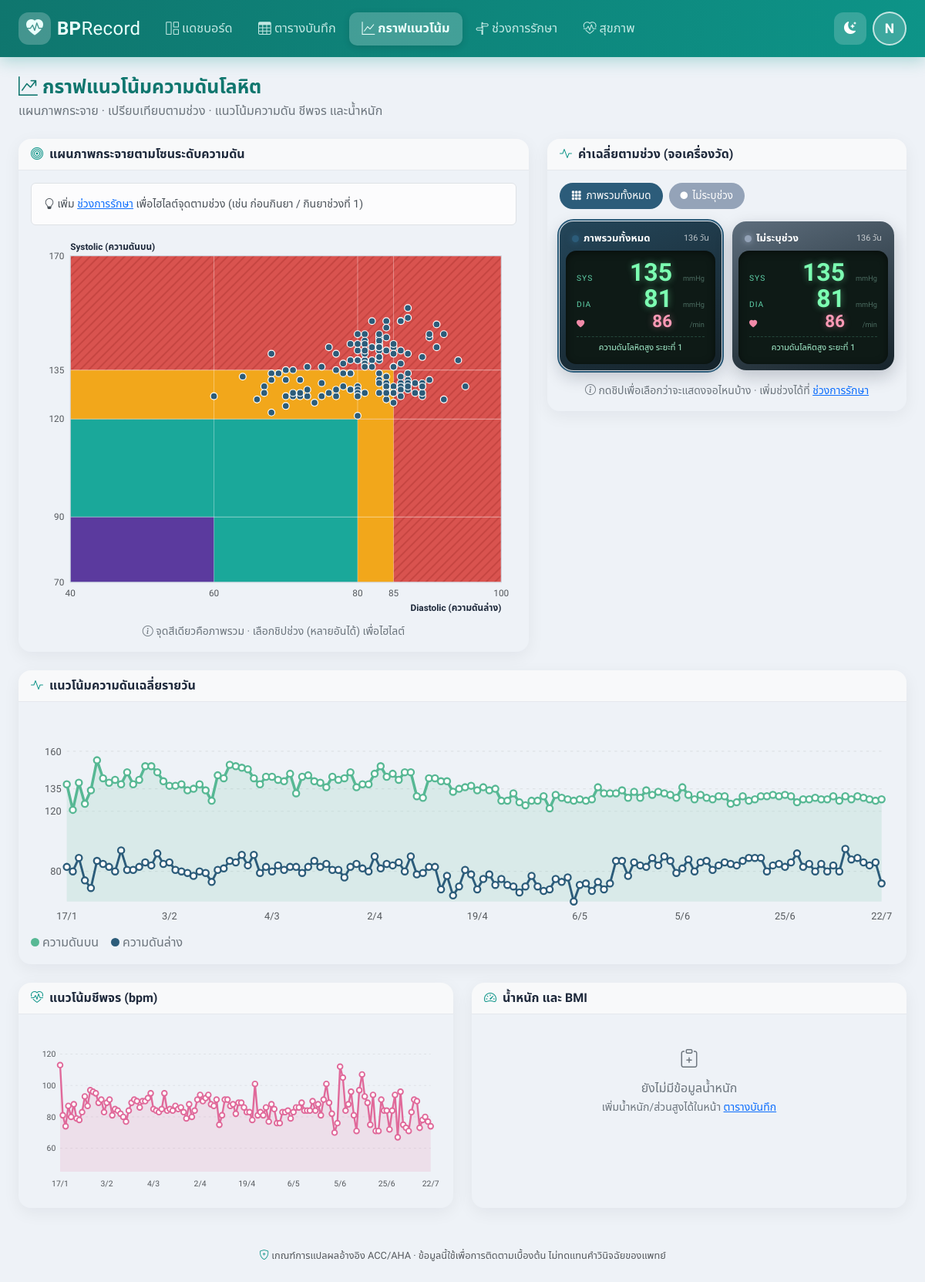
The page /chart.php on the database its author committed.
### tables this page shows
CREATE TABLE IF NOT EXISTS `readings` (
  `id`          INT UNSIGNED NOT NULL AUTO_INCREMENT,
  `record_date` DATE NOT NULL,
  `period`      VARCHAR(20) NOT NULL DEFAULT 'morning' COMMENT 'morning|noon|evening|bedtime',
  `sys`         SMALLINT UNSIGNED NULL,
  `dia`         SMALLINT UNSIGNED NULL,
  `hr`          SMALLINT UNSIGNED NULL,
  `weight`      DECIMAL(5,2) NULL,
  `height`      DECIMAL(5,2) NULL,
  `note`        VARCHAR(255) NULL,
  `measured_at` DATETIME NULL,
  `created_at`  TIMESTAMP NOT NULL DEFAULT CURRENT_TIMESTAMP,
  PRIMARY KEY (`id`),
  KEY `idx_date` (`record_date`),
  KEY `idx_date_period` (`record_date`, `period`)
);

### chart.php (the view, shortened to what the rows shown need)
<?php
require __DIR__ . '/includes/config.php';
require __DIR__ . '/includes/functions.php';
$phases = load_phases();
$days   = group_days(all_readings());
$daily = [];
foreach ($days as $d) {
    $daily[] = [
        'date'   => $d['date'],
        'sys'    => $d['avg']['sys'],
        'dia'    => $d['avg']['dia'],
        'hr'     => $d['avg']['hr'],
        'weight' => $d['weight'],
        'height' => $d['height'],
        'phase'  => phase_for_date($phases, $d['date']),
    ];
}
$byPhase = [];
foreach ($daily as $d) {
    $key = $d['phase'] ? $d['phase']['id'] : 0;
    $byPhase[$key]['name']  = $d['phase'] ? $d['phase']['name'] : 'ไม่ระบุช่วง';
    $byPhase[$key]['color'] = $d['phase'] ? $d['phase']['color'] : '#94a3b8';
    if ($d['sys'] !== null) $byPhase[$key]['sys'][] = $d['sys'];
    if ($d['dia'] !== null) $byPhase[$key]['dia'][] = $d['dia'];
    if ($d['hr']  !== null) $byPhase[$key]['hr'][]  = $d['hr'];
}
$phaseStats = [];
foreach ($byPhase as $k => $v) {
    $ns = $v['sys'] ?? []; $nd = $v['dia'] ?? []; $nh = $v['hr'] ?? [];
    $bpc = classify_bp((int) round(array_sum($ns) / count($ns)), $nd ? (int) round(array_sum($nd) / count($nd)) : null);
    $phaseStats[] = [
        'name'  => $v['name'], 'color' => $v['color'],
        'sys'   => (int) round(array_sum($ns) / count($ns)),
        'dia'   => $nd ? (int) round(array_sum($nd) / count($nd)) : 0,
        'hr'    => $nh ? (int) round(array_sum($nh) / count($nh)) : 0,
        'days'  => count($ns), 'bp' => $bpc,
    ];
}
$oS = $oD = $oH = [];
foreach ($daily as $d) {
    if ($d['sys'] !== null) $oS[] = $d['sys'];
    if ($d['dia'] !== null) $oD[] = $d['dia'];
    if ($d['hr']  !== null) $oH[] = $d['hr'];
}
$monitors = [];
if ($oS) {
    $osys = (int) round(array_sum($oS) / count($oS));
    $odia = $oD ? (int) round(array_sum($oD) / count($oD)) : 0;
    $monitors[] = ['name' => 'ภาพรวมทั้งหมด', 'color' => '#2c5c7a', 'sys' => $osys, 'dia' => $odia,
        'hr' => $oH ? (int) round(array_sum($oH) / count($oH)) : 0, 'days' => count($oS),
        'bp' => classify_bp($osys, $odia), 'overall' => true];
}
foreach ($phaseStats as $ps) { $ps['overall'] = false; $monitors[] = $ps; }
for ($i = count($daily) - 1; $i >= 0; $i--) {
    if ($daily[$i]['weight'] !== null && $daily[$i]['height'] !== null) { $latestWH = $daily[$i]; break; }
}
function svg_line(array $pts, array $series, float $ymin, float $ymax, array $grid, int $W = 900, int $H = 240, int $every = 0): string
{
    $L = 40; $R = 14; $T = 16; $B = 32;
    $pw = $W - $L - $R; $ph = $H - $T - $B; $n = count($pts);
    $x = fn($i) => $L + ($n <= 1 ? $pw / 2 : $i / ($n - 1) * $pw);
    $y = fn($v) => $T + ($ymax - max($ymin, min($ymax, $v))) / ($ymax - $ymin) * $ph;
    $every = $every ?: max(1, (int) ceil($n / 8));
    $out = '<svg viewBox="0 0 ' . $W . ' ' . $H . '" class="line-svg" style="aspect-ratio:' . $W . '/' . $H . '">';
    foreach ($grid as $g) {
        $yy = $y($g);
        $out .= sprintf('<line x1="%d" y1="%.1f" x2="%d" y2="%.1f" stroke="var(--bs-border-color)" stroke-width="1" stroke-dasharray="3 4"/>', $L, $yy, $L + $pw, $yy);
        $out .= sprintf('<text x="%d" y="%.1f" text-anchor="end" class="axl">%s</text>', $L - 6, $yy + 4, $g);
    }
    foreach ($series as $s) {
        $key = $s['key']; $color = $s['color']; $w = $s['width'] ?? 2.5;
        $d = ''; $pen = false;
        foreach ($pts as $i => $p) {
            if (($p[$key] ?? null) === null) { $pen = false; continue; }
            $d .= ($pen ? 'L' : 'M') . sprintf('%.1f %.1f ', $x($i), $y($p[$key]));
            $pen = true;
        }
        if (!empty($s['area'])) {
            $hasNull = false;
            foreach ($pts as $p) if (($p[$key] ?? null) === null) { $hasNull = true; break; }
            if (!$hasNull && $n > 0) {
                $ad = 'M ' . sprintf('%.1f %.1f', $x(0), $y($pts[0][$key]));
                foreach ($pts as $i => $p) $ad .= ' L ' . sprintf('%.1f %.1f', $x($i), $y($p[$key]));
                $ad .= sprintf(' L %.1f %.1f L %.1f %.1f Z', $x($n - 1), $T + $ph, $x(0), $T + $ph);
                $out .= sprintf('<path d="%s" fill="%s" opacity="0.14"/>', $ad, $color);
            }
        }
        $out .= sprintf('<path d="%s" fill="none" stroke="%s" stroke-width="%s" stroke-linejoin="round"/>', trim($d), $color, $w);
        foreach ($pts as $i => $p) {
            if (($p[$key] ?? null) === null) continue;
            $out .= sprintf('<circle class="tip-pt" cx="%.1f" cy="%.1f" r="3.5" fill="#fff" stroke="%s" stroke-width="2" data-tip="%s"/>',
                $x($i), $y($p[$key]), $color, htmlspecialchars(fmt_date($p['date']) . ' · ' . $p[$key], ENT_QUOTES));
        }
    }
    foreach ($pts as $i => $p) {
        if ($i % $every !== 0 && $i !== $n - 1) continue;
        $out .= sprintf('<text x="%.1f" y="%d" text-anchor="middle" class="axl">%s</text>', $x($i), $T + $ph + 20, date('j/n', strtotime($p['date'])));
    }
    return $out . '</svg>';
}
require __DIR__ . '/includes/header.php';
?>
<div class="mb-4">
  <h1 class="page-title mb-1"><i class="bi bi-graph-up-arrow"></i> กราฟแนวโน้มความดันโลหิต</h1>
</div>
<div class="row g-4">
  <div class="col-12 col-xl-5">
    <div class="card app-card">
      <div class="card-body">
        <?php if (!$monitors): ?>
          <p class="text-center text-secondary py-5"><i class="bi bi-activity fs-3 d-block mb-2"></i> ยังไม่มีข้อมูล</p>
        <?php else: ?>
        <?php if (count($monitors) > 1): ?>
        <div class="phase-chips mb-3" id="monChips">
          <?php foreach ($monitors as $i => $m): ?>
            <button class="phase-chip active" style="--pc:<?= e($m['color']) ?>" data-mon-toggle="<?= $i ?>" onclick="toggleMon('<?= $i ?>', this)">
              <i class="bi <?= !empty($m['overall']) ? 'bi-grid-3x3-gap-fill' : 'bi-circle-fill' ?>"></i> <?= e($m['name']) ?>
            </button>
          <?php endforeach; ?>
        </div>
        <?php endif; ?>
        <div class="monitor-grid">
          <?php foreach ($monitors as $i => $m): ?>
          <div class="bp-monitor <?= !empty($m['overall']) ? 'mon-overall' : '' ?>" data-mon="<?= $i ?>" style="--pc:<?= e($m['color']) ?>">
            <div class="mon-head"><span class="mon-dot"></span> <?= e($m['name']) ?> <span class="mon-days"><?= $m['days'] ?> วัน</span></div>
            <div class="mon-screen">
              <div class="mon-row"><span class="mon-lbl">SYS</span><span class="mon-val"><?= $m['sys'] ?></span><span class="mon-unit">mmHg</span></div>
              <div class="mon-row"><span class="mon-lbl">DIA</span><span class="mon-val"><?= $m['dia'] ?></span><span class="mon-unit">mmHg</span></div>
              <div class="mon-row pulse"><span class="mon-lbl"><i class="bi bi-heart-fill"></i></span><span class="mon-val sm"><?= $m['hr'] ?></span><span class="mon-unit">/min</span></div>
              <div class="mon-result"><?= e($m['bp']['label']) ?></div>
            </div>
          </div>
          <?php endforeach; ?>
        </div>
        <?php endif; ?>
      </div>
    </div>
  </div>
  <div class="col-12">
    <div class="card app-card">
      <div class="card-body">
        <?php
        $bpPts = array_values(array_filter($daily, fn($d) => $d['sys'] !== null));
        if ($bpPts):
          echo '<div class="chart-box">' . svg_line($bpPts,
            [['key'=>'sys','color'=>'#57b894','width'=>3,'area'=>true],
             ['key'=>'dia','color'=>'#2c5c7a','width'=>2.5]],
            60, 175, [80,120,135,160], 960, 240) . '</div>';
        else: echo '<p class="text-center text-secondary py-4">ยังไม่มีข้อมูล</p>'; endif; ?>
      </div>
    </div>
  </div>
  <div class="col-12 col-lg-6">
    <div class="card app-card h-100">
      <div class="card-body">
        <?php
        $hrPts = array_values(array_filter($daily, fn($d) => $d['hr'] !== null));
        if ($hrPts):
          echo '<div class="chart-box">' . svg_line($hrPts,
            [['key'=>'hr','color'=>'#e0699a','width'=>2.5,'area'=>true]], 45, 130, [60,80,100,120], 560, 230) . '</div>';
        else: echo '<p class="text-center text-secondary py-4">ยังไม่มีข้อมูล</p>'; endif; ?>
      </div>
    </div>
  </div>
</div>
<?php require __DIR__ . '/includes/footer.php'; ?>

### rows shown on the page
readings: name "ไม่ระบุช่วง", days "136", sys "135", hr "81", dia "86", label "ความดันโลหิตสูง ระยะที่ 1"
readings: record_date "4/3"
readings: record_date "6/5"

### other values the page prints
mb_substr($profile['name'], 0, 1) "N"
$s "70"
$s "90"
$s "120"
$s "135"
$s "170"
$d "40"
$d "60"
$d "80"
$d "85"
$d "100"
$m['name'] "ภาพรวมทั้งหมด"
$m['days'] "136"
$m['sys'] "135"
$m['dia'] "81"
